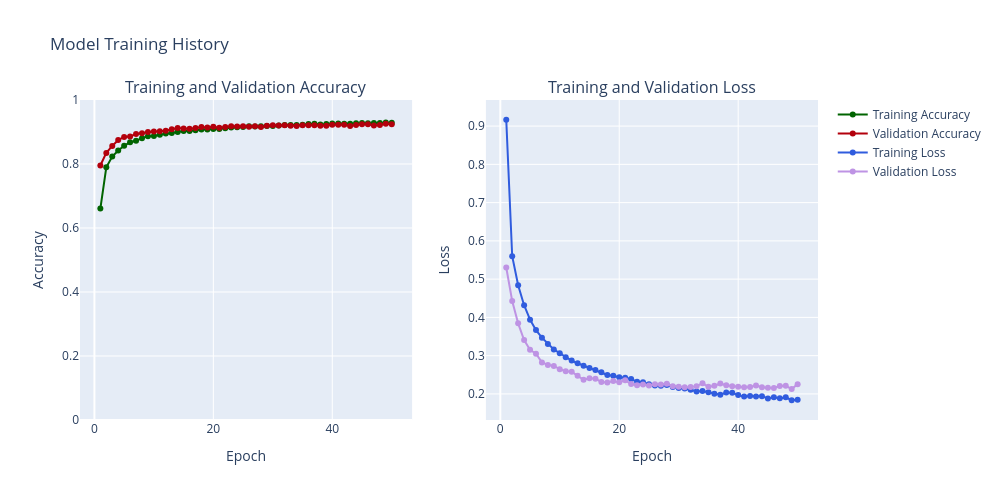

The cell this chart's notebook holds for it:
### Code cell
# 3D) Evaluate train and validation accuracy and loss 
def create_trace(x, y, ylabel, color):
    trace = go.Scatter(x=x,y=y,
                       name=ylabel,
                       marker=dict(color=color),
                       mode="lines+markers", 
                       text=[f"Epoch {epoch}<br>{ylabel}: {value:.4f}" for epoch, value in zip(x, y)], # Custom hover text
                       hoverinfo='text' # Show only custom text on hover
                      )
    return trace

def plot_accuracy_and_loss_plotly(history_object):
    hist = history_object.history
    acc = hist['accuracy']
    val_acc = hist['val_accuracy']
    loss = hist['loss']
    val_loss = hist['val_loss']
    
    epochs = list(range(1, len(acc) + 1))
    
    trace_ta = create_trace(epochs, acc, "Training Accuracy", "#006400") # Green
    trace_va = create_trace(epochs, val_acc, "Validation Accuracy", "#B3000C") # Red
    trace_tl = create_trace(epochs, loss, "Training Loss", "#305CDE") # Blue
    trace_vl = create_trace(epochs, val_loss, "Validation Loss", "#BE93E4") # Purple
   
    fig = make_subplots(rows=1, cols=2, subplot_titles=('Training and Validation Accuracy', 'Training and Validation Loss'))
    
    # Add traces to the first subplot (Accuracy)
    fig.add_trace(trace_ta, row=1, col=1)
    fig.add_trace(trace_va, row=1, col=1)
    
    # Add traces to the second subplot (Loss)
    fig.add_trace(trace_tl, row=1, col=2)
    fig.add_trace(trace_vl, row=1, col=2)
    
    # Update layout for x-axes
    fig.update_xaxes(title_text='Epoch', row=1, col=1)
    fig.update_xaxes(title_text='Epoch', row=1, col=2)
    
    # Update layout for y-axes
    fig.update_yaxes(title_text='Accuracy', range=[0, 1], row=1, col=1)
    fig.update_yaxes(title_text='Loss', row=1, col=2) 
    
    fig.update_layout(height=500, width=1000, title_text="Model Training History", showlegend=True)
    fig.show()

plot_accuracy_and_loss_plotly(history_CNN_Deeper)

### Figure 1 — Plotly figure (JSON) as saved in the notebook; plotly's stock layout.template omitted (floating-point values rounded to 4 significant figures)
{"data": [{"hoverinfo": "text", "marker": {"color": "#006400"}, "mode": "lines+markers", "name": "Training Accuracy", "text": ["Epoch 1<br>Training Accuracy: 0.6607", "Epoch 2<br>Training Accuracy: 0.7897", "Epoch 3<br>Training Accuracy: 0.8231", "Epoch 4<br>Training Accuracy: 0.8423", "Epoch 5<br>Training Accuracy: 0.8572", "Epoch 6<br>Training Accuracy: 0.8679", "Epoch 7<br>Training Accuracy: 0.8725", "Epoch 8<br>Training Accuracy: 0.8808", "Epoch 9<br>Training Accuracy: 0.8864", "Epoch 10<br>Training Accuracy: 0.8873", "Epoch 11<br>Training Accuracy: 0.8912", "Epoch 12<br>Training Accuracy: 0.8951", "Epoch 13<br>Training Accuracy: 0.8966", "Epoch 14<br>Training Accuracy: 0.8998", "Epoch 15<br>Training Accuracy: 0.9028", "Epoch 16<br>Training Accuracy: 0.9030", "Epoch 17<br>Training Accuracy: 0.9052", "Epoch 18<br>Training Accuracy: 0.9078", "Epoch 19<br>Training Accuracy: 0.9076", "Epoch 20<br>Training Accuracy: 0.9096", "Epoch 21<br>Training Accuracy: 0.9092", "Epoch 22<br>Training Accuracy: 0.9114", "Epoch 23<br>Training Accuracy: 0.9143", "Epoch 24<br>Training Accuracy: 0.9152", "Epoch 25<br>Training Accuracy: 0.9157", "Epoch 26<br>Training Accuracy: 0.9181", "Epoch 27<br>Training Accuracy: 0.9173", "Epoch 28<br>Training Accuracy: 0.9177", "Epoch 29<br>Training Accuracy: 0.9185", "Epoch 30<br>Training Accuracy: 0.9189", "Epoch 31<br>Training Accuracy: 0.9200", "Epoch 32<br>Training Accuracy: 0.9219", "Epoch 33<br>Training Accuracy: 0.9218", "Epoch 34<br>Training Accuracy: 0.9221", "Epoch 35<br>Training Accuracy: 0.9229", "Epoch 36<br>Training Accuracy: 0.9251", "Epoch 37<br>Training Accuracy: 0.9260", "Epoch 38<br>Training Accuracy: 0.9234", "Epoch 39<br>Training Accuracy: 0.9246", "Epoch 40<br>Training Accuracy: 0.9262", "Epoch 41<br>Training Accuracy: 0.9265", "Epoch 42<br>Training Accuracy: 0.9258", "Epoch 43<br>Training Accuracy: 0.9260", "Epoch 44<br>Training Accuracy: 0.9273", "Epoch 45<br>Training Accuracy: 0.9279", "Epoch 46<br>Training Accuracy: 0.9277", "Epoch 47<br>Training Accuracy: 0.9284", "Epoch 48<br>Training Accuracy: 0.9280", "Epoch 49<br>Training Accuracy: 0.9294", "Epoch 50<br>Training Accuracy: 0.9293"], "type": "scatter", "x": [1, 2, 3, 4, 5, 6, 7, 8, 9, 10, 11, 12, 13, 14, 15, 16, 17, 18, 19, 20, 21, 22, 23, 24, 25, 26, 27, 28, 29, 30, 31, 32, 33, 34, 35, 36, 37, 38, 39, 40, 41, 42, 43, 44, 45, 46, 47, 48, 49, 50], "xaxis": "x", "y": [0.6607, 0.7897, 0.8231, 0.8423, 0.8572, 0.8679, 0.8725, 0.8808, 0.8864, 0.8873, 0.8912, 0.8951, 0.8966, 0.8998, 0.9028, 0.903, 0.9052, 0.9078, 0.9076, 0.9096, 0.9092, 0.9114, 0.9143, 0.9152, 0.9157, 0.9181, 0.9173, 0.9177, 0.9185, 0.9189, 0.92, 0.9219, 0.9218, 0.9221, 0.9229, 0.9251, 0.926, 0.9234, 0.9246, 0.9262, 0.9265, 0.9258, 0.926, 0.9273, 0.9279, 0.9277, 0.9284, 0.928, 0.9294, 0.9293], "yaxis": "y"}, {"hoverinfo": "text", "marker": {"color": "#B3000C"}, "mode": "lines+markers", "name": "Validation Accuracy", "text": ["Epoch 1<br>Validation Accuracy: 0.7952", "Epoch 2<br>Validation Accuracy: 0.8347", "Epoch 3<br>Validation Accuracy: 0.8564", "Epoch 4<br>Validation Accuracy: 0.8751", "Epoch 5<br>Validation Accuracy: 0.8841", "Epoch 6<br>Validation Accuracy: 0.8863", "Epoch 7<br>Validation Accuracy: 0.8936", "Epoch 8<br>Validation Accuracy: 0.8963", "Epoch 9<br>Validation Accuracy: 0.9003", "Epoch 10<br>Validation Accuracy: 0.9019", "Epoch 11<br>Validation Accuracy: 0.9022", "Epoch 12<br>Validation Accuracy: 0.9040", "Epoch 13<br>Validation Accuracy: 0.9087", "Epoch 14<br>Validation Accuracy: 0.9123", "Epoch 15<br>Validation Accuracy: 0.9112", "Epoch 16<br>Validation Accuracy: 0.9098", "Epoch 17<br>Validation Accuracy: 0.9126", "Epoch 18<br>Validation Accuracy: 0.9154", "Epoch 19<br>Validation Accuracy: 0.9141", "Epoch 20<br>Validation Accuracy: 0.9165", "Epoch 21<br>Validation Accuracy: 0.9132", "Epoch 22<br>Validation Accuracy: 0.9158", "Epoch 23<br>Validation Accuracy: 0.9181", "Epoch 24<br>Validation Accuracy: 0.9172", "Epoch 25<br>Validation Accuracy: 0.9176", "Epoch 26<br>Validation Accuracy: 0.9162", "Epoch 27<br>Validation Accuracy: 0.9181", "Epoch 28<br>Validation Accuracy: 0.9160", "Epoch 29<br>Validation Accuracy: 0.9193", "Epoch 30<br>Validation Accuracy: 0.9208", "Epoch 31<br>Validation Accuracy: 0.9202", "Epoch 32<br>Validation Accuracy: 0.9209", "Epoch 33<br>Validation Accuracy: 0.9192", "Epoch 34<br>Validation Accuracy: 0.9190", "Epoch 35<br>Validation Accuracy: 0.9209", "Epoch 36<br>Validation Accuracy: 0.9212", "Epoch 37<br>Validation Accuracy: 0.9213", "Epoch 38<br>Validation Accuracy: 0.9193", "Epoch 39<br>Validation Accuracy: 0.9199", "Epoch 40<br>Validation Accuracy: 0.9225", "Epoch 41<br>Validation Accuracy: 0.9227", "Epoch 42<br>Validation Accuracy: 0.9229", "Epoch 43<br>Validation Accuracy: 0.9189", "Epoch 44<br>Validation Accuracy: 0.9217", "Epoch 45<br>Validation Accuracy: 0.9245", "Epoch 46<br>Validation Accuracy: 0.9238", "Epoch 47<br>Validation Accuracy: 0.9204", "Epoch 48<br>Validation Accuracy: 0.9215", "Epoch 49<br>Validation Accuracy: 0.9257", "Epoch 50<br>Validation Accuracy: 0.9243"], "type": "scatter", "x": [1, 2, 3, 4, 5, 6, 7, 8, 9, 10, 11, 12, 13, 14, 15, 16, 17, 18, 19, 20, 21, 22, 23, 24, 25, 26, 27, 28, 29, 30, 31, 32, 33, 34, 35, 36, 37, 38, 39, 40, 41, 42, 43, 44, 45, 46, 47, 48, 49, 50], "xaxis": "x", "y": [0.7952, 0.8347, 0.8564, 0.8751, 0.8841, 0.8863, 0.8936, 0.8963, 0.9003, 0.9019, 0.9022, 0.904, 0.9087, 0.9123, 0.9112, 0.9098, 0.9126, 0.9154, 0.9141, 0.9165, 0.9132, 0.9158, 0.9181, 0.9172, 0.9176, 0.9162, 0.9181, 0.916, 0.9193, 0.9208, 0.9202, 0.9209, 0.9192, 0.919, 0.9209, 0.9212, 0.9213, 0.9193, 0.9199, 0.9225, 0.9227, 0.9229, 0.9189, 0.9217, 0.9245, 0.9238, 0.9204, 0.9215, 0.9257, 0.9243], "yaxis": "y"}, {"hoverinfo": "text", "marker": {"color": "#305CDE"}, "mode": "lines+markers", "name": "Training Loss", "text": ["Epoch 1<br>Training Loss: 0.9166", "Epoch 2<br>Training Loss: 0.5599", "Epoch 3<br>Training Loss: 0.4840", "Epoch 4<br>Training Loss: 0.4318", "Epoch 5<br>Training Loss: 0.3941", "Epoch 6<br>Training Loss: 0.3668", "Epoch 7<br>Training Loss: 0.3470", "Epoch 8<br>Training Loss: 0.3307", "Epoch 9<br>Training Loss: 0.3164", "Epoch 10<br>Training Loss: 0.3063", "Epoch 11<br>Training Loss: 0.2958", "Epoch 12<br>Training Loss: 0.2872", "Epoch 13<br>Training Loss: 0.2801", "Epoch 14<br>Training Loss: 0.2737", "Epoch 15<br>Training Loss: 0.2680", "Epoch 16<br>Training Loss: 0.2628", "Epoch 17<br>Training Loss: 0.2564", "Epoch 18<br>Training Loss: 0.2497", "Epoch 19<br>Training Loss: 0.2477", "Epoch 20<br>Training Loss: 0.2437", "Epoch 21<br>Training Loss: 0.2424", "Epoch 22<br>Training Loss: 0.2388", "Epoch 23<br>Training Loss: 0.2319", "Epoch 24<br>Training Loss: 0.2306", "Epoch 25<br>Training Loss: 0.2256", "Epoch 26<br>Training Loss: 0.2223", "Epoch 27<br>Training Loss: 0.2216", "Epoch 28<br>Training Loss: 0.2235", "Epoch 29<br>Training Loss: 0.2180", "Epoch 30<br>Training Loss: 0.2157", "Epoch 31<br>Training Loss: 0.2140", "Epoch 32<br>Training Loss: 0.2106", "Epoch 33<br>Training Loss: 0.2061", "Epoch 34<br>Training Loss: 0.2076", "Epoch 35<br>Training Loss: 0.2043", "Epoch 36<br>Training Loss: 0.2003", "Epoch 37<br>Training Loss: 0.1977", "Epoch 38<br>Training Loss: 0.2036", "Epoch 39<br>Training Loss: 0.2031", "Epoch 40<br>Training Loss: 0.1969", "Epoch 41<br>Training Loss: 0.1930", "Epoch 42<br>Training Loss: 0.1943", "Epoch 43<br>Training Loss: 0.1934", "Epoch 44<br>Training Loss: 0.1942", "Epoch 45<br>Training Loss: 0.1883", "Epoch 46<br>Training Loss: 0.1911", "Epoch 47<br>Training Loss: 0.1884", "Epoch 48<br>Training Loss: 0.1910", "Epoch 49<br>Training Loss: 0.1835", "Epoch 50<br>Training Loss: 0.1846"], "type": "scatter", "x": [1, 2, 3, 4, 5, 6, 7, 8, 9, 10, 11, 12, 13, 14, 15, 16, 17, 18, 19, 20, 21, 22, 23, 24, 25, 26, 27, 28, 29, 30, 31, 32, 33, 34, 35, 36, 37, 38, 39, 40, 41, 42, 43, 44, 45, 46, 47, 48, 49, 50], "xaxis": "x2", "y": [0.9166, 0.5599, 0.484, 0.4318, 0.3941, 0.3668, 0.347, 0.3307, 0.3164, 0.3063, 0.2958, 0.2872, 0.2801, 0.2737, 0.268, 0.2628, 0.2564, 0.2497, 0.2477, 0.2437, 0.2424, 0.2388, 0.2319, 0.2306, 0.2256, 0.2223, 0.2216, 0.2235, 0.218, 0.2157, 0.214, 0.2106, 0.2061, 0.2076, 0.2043, 0.2003, 0.1977, 0.2036, 0.2031, 0.1969, 0.193, 0.1943, 0.1934, 0.1942, 0.1883, 0.1911, 0.1884, 0.191, 0.1835, 0.1846], "yaxis": "y2"}, {"hoverinfo": "text", "marker": {"color": "#BE93E4"}, "mode": "lines+markers", "name": "Validation Loss", "text": ["Epoch 1<br>Validation Loss: 0.5304", "Epoch 2<br>Validation Loss: 0.4428", "Epoch 3<br>Validation Loss: 0.3845", "Epoch 4<br>Validation Loss: 0.3406", "Epoch 5<br>Validation Loss: 0.3155", "Epoch 6<br>Validation Loss: 0.3049", "Epoch 7<br>Validation Loss: 0.2824", "Epoch 8<br>Validation Loss: 0.2759", "Epoch 9<br>Validation Loss: 0.2731", "Epoch 10<br>Validation Loss: 0.2647", "Epoch 11<br>Validation Loss: 0.2595", "Epoch 12<br>Validation Loss: 0.2579", "Epoch 13<br>Validation Loss: 0.2473", "Epoch 14<br>Validation Loss: 0.2371", "Epoch 15<br>Validation Loss: 0.2409", "Epoch 16<br>Validation Loss: 0.2399", "Epoch 17<br>Validation Loss: 0.2312", "Epoch 18<br>Validation Loss: 0.2296", "Epoch 19<br>Validation Loss: 0.2337", "Epoch 20<br>Validation Loss: 0.2304", "Epoch 21<br>Validation Loss: 0.2355", "Epoch 22<br>Validation Loss: 0.2259", "Epoch 23<br>Validation Loss: 0.2230", "Epoch 24<br>Validation Loss: 0.2244", "Epoch 25<br>Validation Loss: 0.2218", "Epoch 26<br>Validation Loss: 0.2251", "Epoch 27<br>Validation Loss: 0.2247", "Epoch 28<br>Validation Loss: 0.2268", "Epoch 29<br>Validation Loss: 0.2200", "Epoch 30<br>Validation Loss: 0.2187", "Epoch 31<br>Validation Loss: 0.2177", "Epoch 32<br>Validation Loss: 0.2181", "Epoch 33<br>Validation Loss: 0.2203", "Epoch 34<br>Validation Loss: 0.2277", "Epoch 35<br>Validation Loss: 0.2184", "Epoch 36<br>Validation Loss: 0.2216", "Epoch 37<br>Validation Loss: 0.2273", "Epoch 38<br>Validation Loss: 0.2227", "Epoch 39<br>Validation Loss: 0.2203", "Epoch 40<br>Validation Loss: 0.2185", "Epoch 41<br>Validation Loss: 0.2176", "Epoch 42<br>Validation Loss: 0.2180", "Epoch 43<br>Validation Loss: 0.2221", "Epoch 44<br>Validation Loss: 0.2177", "Epoch 45<br>Validation Loss: 0.2159", "Epoch 46<br>Validation Loss: 0.2154", "Epoch 47<br>Validation Loss: 0.2208", "Epoch 48<br>Validation Loss: 0.2211", "Epoch 49<br>Validation Loss: 0.2126", "Epoch 50<br>Validation Loss: 0.2256"], "type": "scatter", "x": [1, 2, 3, 4, 5, 6, 7, 8, 9, 10, 11, 12, 13, 14, 15, 16, 17, 18, 19, 20, 21, 22, 23, 24, 25, 26, 27, 28, 29, 30, 31, 32, 33, 34, 35, 36, 37, 38, 39, 40, 41, 42, 43, 44, 45, 46, 47, 48, 49, 50], "xaxis": "x2", "y": [0.5304, 0.4428, 0.3845, 0.3406, 0.3155, 0.3049, 0.2824, 0.2759, 0.2731, 0.2647, 0.2595, 0.2579, 0.2473, 0.2371, 0.2409, 0.2399, 0.2312, 0.2296, 0.2337, 0.2304, 0.2355, 0.2259, 0.223, 0.2244, 0.2218, 0.2251, 0.2247, 0.2268, 0.22, 0.2187, 0.2177, 0.2181, 0.2203, 0.2277, 0.2184, 0.2216, 0.2273, 0.2227, 0.2203, 0.2185, 0.2176, 0.218, 0.2221, 0.2177, 0.2159, 0.2154, 0.2208, 0.2211, 0.2126, 0.2256], "yaxis": "y2"}], "layout": {"annotations": [{"font": {"size": 16}, "showarrow": false, "text": "Training and Validation Accuracy", "x": 0.225, "xanchor": "center", "xref": "paper", "y": 1, "yanchor": "bottom", "yref": "paper"}, {"font": {"size": 16}, "showarrow": false, "text": "Training and Validation Loss", "x": 0.775, "xanchor": "center", "xref": "paper", "y": 1, "yanchor": "bottom", "yref": "paper"}], "height": 500, "showlegend": true, "title": {"text": "Model Training History"}, "width": 1000, "xaxis": {"anchor": "y", "domain": [0, 0.45], "title": {"text": "Epoch"}}, "xaxis2": {"anchor": "y2", "domain": [0.55, 1], "title": {"text": "Epoch"}}, "yaxis": {"anchor": "x", "domain": [0, 1], "range": [0, 1], "title": {"text": "Accuracy"}}, "yaxis2": {"anchor": "x2", "domain": [0, 1], "title": {"text": "Loss"}}}}
